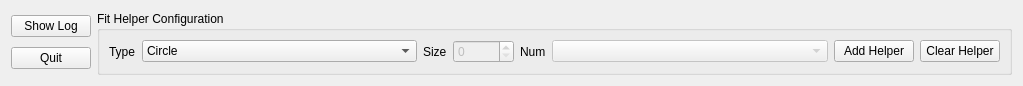
<?xml version="1.0" encoding="UTF-8"?>
<ui version="4.0">
 <class>Form</class>
 <widget class="QWidget" name="Form">
  <property name="geometry">
   <rect>
    <x>0</x>
    <y>0</y>
    <width>1023</width>
    <height>86</height>
   </rect>
  </property>
  <property name="sizePolicy">
   <sizepolicy hsizetype="Preferred" vsizetype="Preferred">
    <horstretch>0</horstretch>
    <verstretch>0</verstretch>
   </sizepolicy>
  </property>
  <property name="windowTitle">
   <string>Form</string>
  </property>
  <layout class="QVBoxLayout" name="verticalLayout_2">
   <item>
    <layout class="QHBoxLayout" name="horizontalLayout_6">
     <item>
      <layout class="QVBoxLayout" name="verticalLayout">
       <item>
        <widget class="QPushButton" name="bt_show_log">
         <property name="toolTip">
          <string>&lt;html&gt;&lt;head/&gt;&lt;body&gt;&lt;p&gt;Show Log Messeges&lt;/p&gt;&lt;/body&gt;&lt;/html&gt;</string>
         </property>
         <property name="text">
          <string>Show Log</string>
         </property>
        </widget>
       </item>
       <item>
        <widget class="QPushButton" name="bt_quit">
         <property name="toolTip">
          <string>&lt;html&gt;&lt;head/&gt;&lt;body&gt;&lt;p&gt;Exit the Application&lt;/p&gt;&lt;/body&gt;&lt;/html&gt;</string>
         </property>
         <property name="text">
          <string>Quit</string>
         </property>
        </widget>
       </item>
      </layout>
     </item>
     <item>
      <layout class="QHBoxLayout" name="horizontalLayout">
       <item>
        <widget class="QGroupBox" name="groupBox">
         <property name="title">
          <string>Fit Helper Configuration</string>
         </property>
         <layout class="QGridLayout" name="gridLayout">
          <item row="0" column="0">
           <layout class="QHBoxLayout" name="horizontalLayout_3">
            <item>
             <widget class="QLabel" name="label_3">
              <property name="text">
               <string>Type</string>
              </property>
             </widget>
            </item>
            <item>
             <widget class="QComboBox" name="cb_roi_type">
              <property name="sizePolicy">
               <sizepolicy hsizetype="Expanding" vsizetype="Fixed">
                <horstretch>0</horstretch>
                <verstretch>0</verstretch>
               </sizepolicy>
              </property>
              <property name="toolTip">
               <string>Select the type of object that helps aligning the quadrants</string>
              </property>
              <item>
               <property name="text">
                <string>Circle</string>
               </property>
              </item>
              <item>
               <property name="text">
                <string>Rectangle</string>
               </property>
              </item>
             </widget>
            </item>
           </layout>
          </item>
          <item row="0" column="1">
           <layout class="QHBoxLayout" name="horizontalLayout_2">
            <item>
             <widget class="QLabel" name="label_5">
              <property name="text">
               <string>Size</string>
              </property>
             </widget>
            </item>
            <item>
             <widget class="QSpinBox" name="sb_roi_size">
              <property name="enabled">
               <bool>false</bool>
              </property>
              <property name="toolTip">
               <string>&lt;html&gt;&lt;head/&gt;&lt;body&gt;&lt;p&gt;Change the Size of a Fit Helper Object&lt;/p&gt;&lt;/body&gt;&lt;/html&gt;</string>
              </property>
              <property name="accelerated">
               <bool>true</bool>
              </property>
              <property name="keyboardTracking">
               <bool>true</bool>
              </property>
              <property name="maximum">
               <number>10000</number>
              </property>
              <property name="showGroupSeparator" stdset="0">
               <bool>false</bool>
              </property>
             </widget>
            </item>
           </layout>
          </item>
          <item row="0" column="2">
           <layout class="QHBoxLayout" name="horizontalLayout_4">
            <item>
             <widget class="QLabel" name="label_4">
              <property name="text">
               <string>Num</string>
              </property>
             </widget>
            </item>
            <item>
             <widget class="QComboBox" name="cb_roi_number">
              <property name="enabled">
               <bool>false</bool>
              </property>
              <property name="sizePolicy">
               <sizepolicy hsizetype="Expanding" vsizetype="Fixed">
                <horstretch>0</horstretch>
                <verstretch>0</verstretch>
               </sizepolicy>
              </property>
              <property name="toolTip">
               <string>&lt;html&gt;&lt;head/&gt;&lt;body&gt;&lt;p&gt;Select a the Fit Helper Object&lt;/p&gt;&lt;/body&gt;&lt;/html&gt;</string>
              </property>
             </widget>
            </item>
           </layout>
          </item>
          <item row="0" column="3">
           <layout class="QHBoxLayout" name="horizontalLayout_5">
            <item>
             <widget class="QPushButton" name="bt_add_roi">
              <property name="toolTip">
               <string>&lt;html&gt;&lt;head/&gt;&lt;body&gt;&lt;p&gt;Draws the Defined Helper Type&lt;/p&gt;&lt;/body&gt;&lt;/html&gt;</string>
              </property>
              <property name="text">
               <string>Add Helper</string>
              </property>
             </widget>
            </item>
            <item>
             <widget class="QPushButton" name="bt_clear_roi">
              <property name="toolTip">
               <string>&lt;html&gt;&lt;head/&gt;&lt;body&gt;&lt;p&gt;Remove all Fit Helper Objects&lt;/p&gt;&lt;/body&gt;&lt;/html&gt;</string>
              </property>
              <property name="text">
               <string>Clear Helper</string>
              </property>
             </widget>
            </item>
           </layout>
          </item>
         </layout>
        </widget>
       </item>
      </layout>
     </item>
    </layout>
   </item>
  </layout>
 </widget>
 <resources/>
 <connections/>
</ui>
